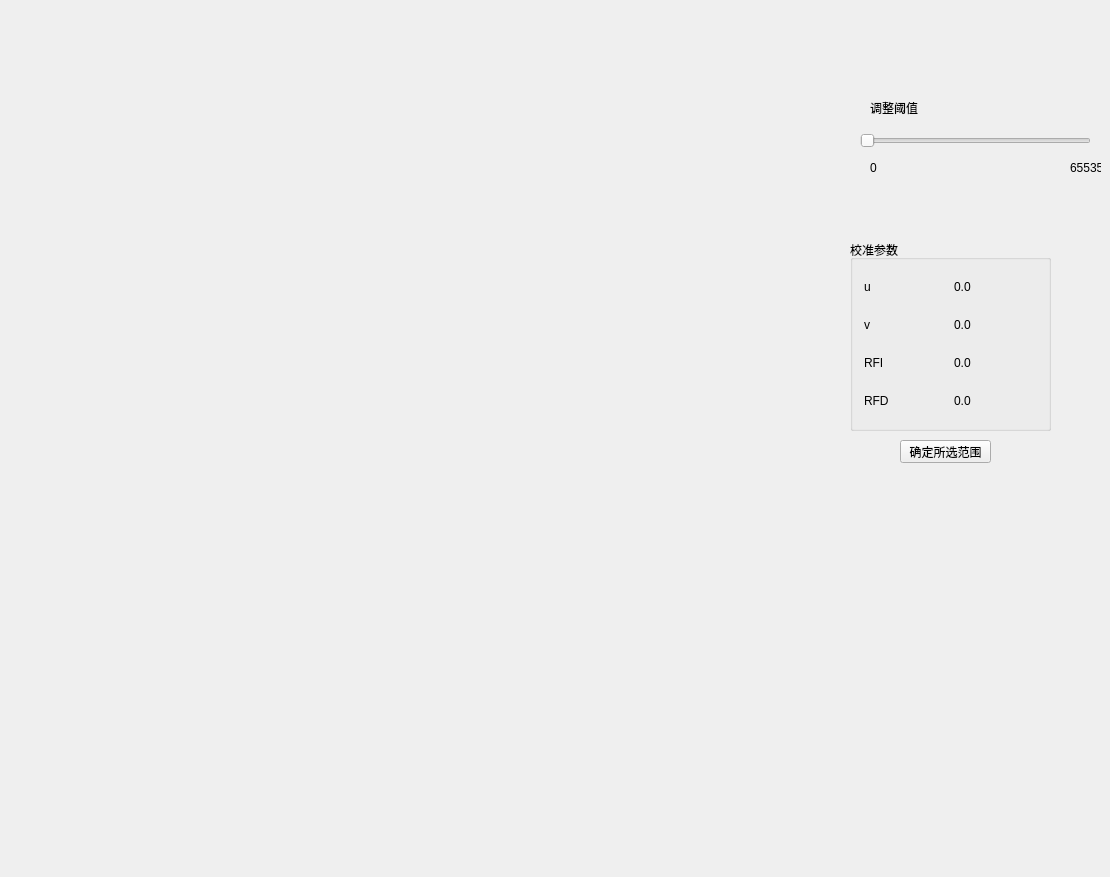
<?xml version="1.0" encoding="UTF-8"?>
<ui version="4.0">
 <class>calibration_test1Class</class>
 <widget class="QWidget" name="calibration_test1Class">
  <property name="geometry">
   <rect>
    <x>0</x>
    <y>0</y>
    <width>1110</width>
    <height>877</height>
   </rect>
  </property>
  <property name="windowTitle">
   <string>calibration_test1</string>
  </property>
  <widget class="QPushButton" name="btn_threshold">
   <property name="enabled">
    <bool>true</bool>
   </property>
   <property name="geometry">
    <rect>
     <x>900</x>
     <y>440</y>
     <width>91</width>
     <height>23</height>
    </rect>
   </property>
   <property name="text">
    <string>确定所选范围</string>
   </property>
   <property name="checkable">
    <bool>false</bool>
   </property>
   <property name="checked">
    <bool>false</bool>
   </property>
  </widget>
  <widget class="QGroupBox" name="groupBox">
   <property name="geometry">
    <rect>
     <x>850</x>
     <y>240</y>
     <width>201</width>
     <height>191</height>
    </rect>
   </property>
   <property name="title">
    <string>校准参数</string>
   </property>
   <layout class="QVBoxLayout" name="verticalLayout">
    <item>
     <layout class="QHBoxLayout" name="horizontalLayout">
      <item>
       <widget class="QLabel" name="label_2">
        <property name="text">
         <string>u</string>
        </property>
       </widget>
      </item>
      <item>
       <widget class="QLabel" name="ulabel">
        <property name="text">
         <string>0.0</string>
        </property>
       </widget>
      </item>
     </layout>
    </item>
    <item>
     <layout class="QHBoxLayout" name="horizontalLayout_2">
      <item>
       <widget class="QLabel" name="label_6">
        <property name="text">
         <string>v</string>
        </property>
       </widget>
      </item>
      <item>
       <widget class="QLabel" name="vlabel">
        <property name="text">
         <string>0.0</string>
        </property>
       </widget>
      </item>
     </layout>
    </item>
    <item>
     <layout class="QHBoxLayout" name="horizontalLayout_3">
      <item>
       <widget class="QLabel" name="label_5">
        <property name="text">
         <string>RFI</string>
        </property>
       </widget>
      </item>
      <item>
       <widget class="QLabel" name="RFIlabel">
        <property name="text">
         <string>0.0</string>
        </property>
       </widget>
      </item>
     </layout>
    </item>
    <item>
     <layout class="QHBoxLayout" name="horizontalLayout_4">
      <item>
       <widget class="QLabel" name="label_7">
        <property name="text">
         <string>RFD</string>
        </property>
       </widget>
      </item>
      <item>
       <widget class="QLabel" name="RFDlabel">
        <property name="text">
         <string>0.0</string>
        </property>
       </widget>
      </item>
     </layout>
    </item>
   </layout>
  </widget>
  <widget class="QLabel" name="label">
   <property name="geometry">
    <rect>
     <x>0</x>
     <y>0</y>
     <width>845</width>
     <height>845</height>
    </rect>
   </property>
   <property name="text">
    <string/>
   </property>
  </widget>
  <widget class="QSlider" name="threshSlider">
   <property name="geometry">
    <rect>
     <x>860</x>
     <y>130</y>
     <width>231</width>
     <height>22</height>
    </rect>
   </property>
   <property name="maximum">
    <number>65535</number>
   </property>
   <property name="orientation">
    <enum>Qt::Horizontal</enum>
   </property>
  </widget>
  <widget class="QLabel" name="label_3">
   <property name="geometry">
    <rect>
     <x>870</x>
     <y>100</y>
     <width>71</width>
     <height>16</height>
    </rect>
   </property>
   <property name="text">
    <string>调整阈值</string>
   </property>
  </widget>
  <widget class="QLabel" name="label_4">
   <property name="geometry">
    <rect>
     <x>870</x>
     <y>160</y>
     <width>71</width>
     <height>16</height>
    </rect>
   </property>
   <property name="text">
    <string>0</string>
   </property>
  </widget>
  <widget class="QLabel" name="label_8">
   <property name="geometry">
    <rect>
     <x>1070</x>
     <y>160</y>
     <width>31</width>
     <height>16</height>
    </rect>
   </property>
   <property name="text">
    <string>65535</string>
   </property>
  </widget>
  <widget class="QLabel" name="threshValue">
   <property name="geometry">
    <rect>
     <x>940</x>
     <y>100</y>
     <width>54</width>
     <height>12</height>
    </rect>
   </property>
   <property name="text">
    <string/>
   </property>
  </widget>
 </widget>
 <layoutdefault spacing="6" margin="11"/>
 <resources>
  <include location="calibration_test1.qrc"/>
 </resources>
 <connections/>
</ui>
